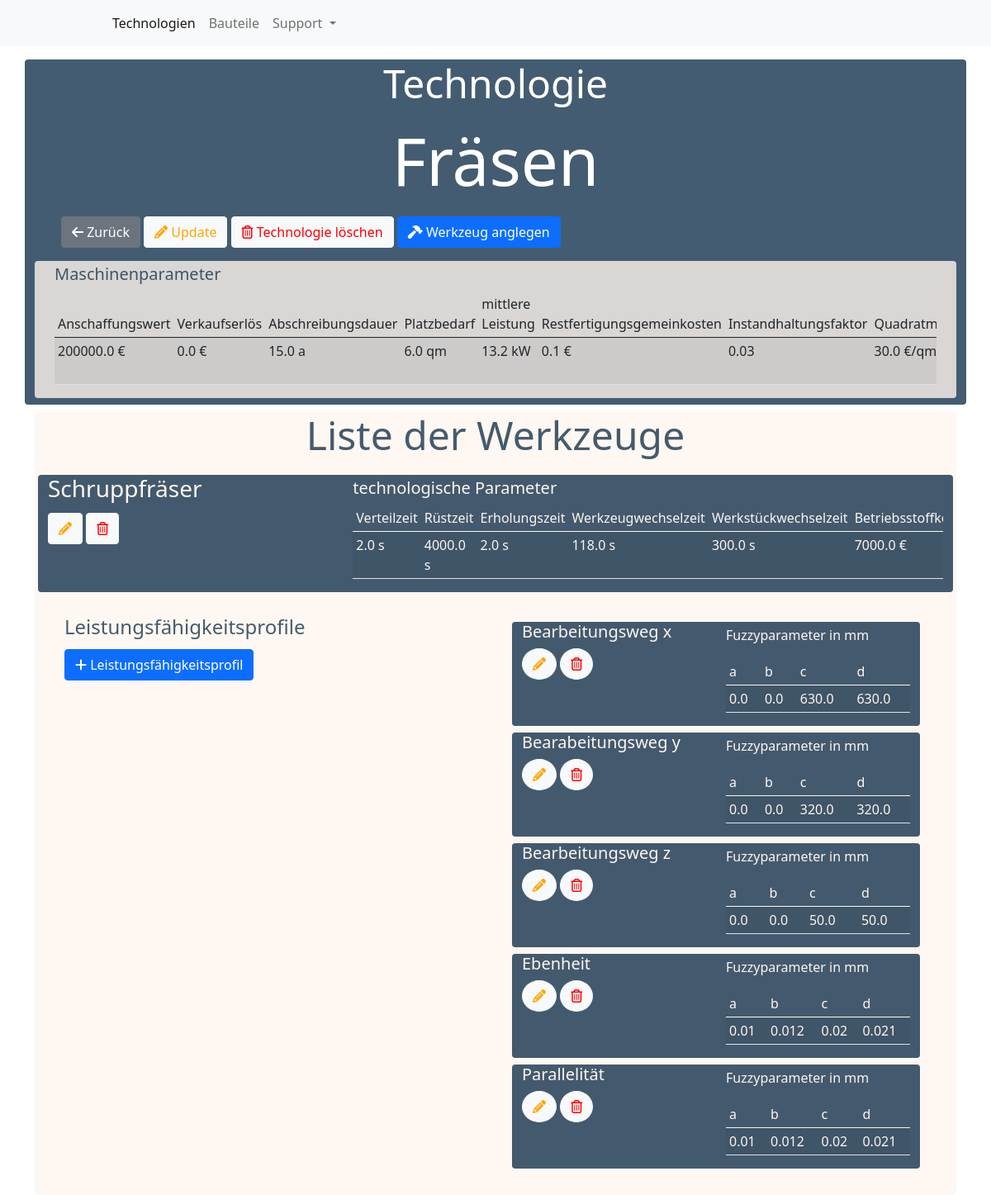
Screenshot of /technology/3/ with the database file from the repository.
### main/models.py (models this page shows, shortened)
class Technology(models.Model):
    name = models.CharField(max_length=255)
    restfertigungsgemeinkosten = FloatField()
    anschaffungswert = FloatField()
    verkaufserlös = FloatField()
    abschreibungsdauer = FloatField()
    platzbedarf = FloatField()
    mittlere_leistung = FloatField()
    instandhaltungsfaktor = FloatField()
    quadratmeterpreis = FloatField()
    strompreis = FloatField()
    zinsatz = FloatField()
    stundenlohn = FloatField()
    fertigungsmittelanzahl = FloatField()
    bediehnverhaeltnis = FloatField()

class Tool(models.Model):
    name = CharField(max_length=255)
    technology = ForeignKey(Technology, on_delete=models.CASCADE)
    verteilzeit = FloatField()
    ruestzeit = FloatField()
    erholungszeit = FloatField()
    werkzeugwechselzeit = FloatField()
    werkstueckwechselzeit = FloatField()
    betriebsstoffkosten = FloatField()
    werkzeugpreis = FloatField()

class ToolAttribute(models.Model):
    name = CharField(max_length=255)
    tool = ForeignKey(Tool, on_delete=models.CASCADE)
    a = FloatField()
    b = FloatField()
    c = FloatField()
    d = FloatField()
    einheit = CharField(max_length=255, null=True)

### main/views.py (the view)
# urls.py: path('technology/<int:pk>/', views.TechnologyDetail.as_view(),
class TechnologyDetail(DetailView):
    model = Technology
    template_name = 'main/technology/detail.html'
    def get_context_data(self, **kwargs: Any) -> Dict[str, Any]:
        context = super().get_context_data(**kwargs)
        context['tools'] = Tool.objects.filter(
            technology_id=self.kwargs.get('pk'))
        return context

### main/templates/main/technology/detail.html (shortened to what this page needs)
{% extends "base.html" %}
{% block content %}
<div class="container mt-3">
  <div class="row">
    <div class="header mb-2">
      <p class="display-5 text-center">Technologie</p>
      <p class='display-1 text-center'>
        {{object.name}}
      </p>
      <ul>
        <a class="w-20 btn btn-secondary mt-1" href="{% url 'technology-list' %}"><i class="fas fa-arrow-left"></i>
          Zurück</a>
        <a class="w-20 btn btn-light mt-1" style="color: orange;" href="{% url 'technology-update' object.id %}"><i
            class="fas fa-pencil-alt"></i>
          Update</a>
        <a class="w-20 btn btn-light mt-1" style="color: red;" href="{% url 'technology-delete' object.id %}"><i
            class="far fa-trash-alt"></i>
          Technologie löschen</a>
        <a class="w-20 btn btn-primary mt-1" href="{% url 'tool-create' object.id %}"><i class="fas fa-hammer"></i>
          Werkzeug anglegen</a>
      </ul>
      <div class="container mb-2" style="background-color:rgb(255, 245, 238, 0.8) ;border-radius: 4px;
          color: rgba(21, 52, 78, 0.8);">
        <h5 class="pt-1">
          Maschinenparameter
        </h5>
        <div class="table-responsive">
          <table class="table table-striped table-hover table-sm">
            <thead>
              <tr>
                <td scope="col">Anschaffungswert</td>
                <td scope="col">Verkaufserlös</td>
                <td scope="col">Abschreibungsdauer</td>
                <td scope="col">Platzbedarf</td>
                <td scope="col">mittlere Leistung</td>
                <td scope="col">Restfertigungsgemeinkosten</td>
                <td scope="col">Instandhaltungsfaktor</td>
                <td scope="col">Quadratmeterpreis</td>
              </tr>
            </thead>
            <tbody>
              <td>{{object.anschaffungswert}} €</td>
              <td>{{object.verkaufserlös}} €</td>
              <td>{{object.abschreibungsdauer}} a</td>
              <td>{{object.platzbedarf}} qm</td>
              <td>{{object.mittlere_leistung}} kW</td>
              <td>{{object.restfertigungsgemeinkosten}} €</td>
              <td>{{object.instandhaltungsfaktor}}</td>
              <td>{{object.quadratmeterpreis}} €/qm</td>
            </tbody>
          </table>
        </div>
      </div>
    </div>
  </div>
  <div class="container" style="background-color:rgb(255, 245, 238, 0.8) ;border-radius: 4px;
  color: rgba(21, 52, 78, 0.8);">
    <div class="row">
      <div class="col">
        <p class="display-5 text-center">
          Liste der Werkzeuge
        </p>
      </div>
    </div>
    {% for tool in tools %}
    <div class="row p-1">
      <div class="col d-flex flex-column " style="background-color: rgba(21, 52, 78, 0.8);border-radius: 4px;">
        <div class="row">
          <div class="col-sm">
            <div class="row-sm">
              <h3 style="color: seashell;">
                {{tool.name}}
              </h3>
            </div>
            <div class="row-sm">
              <a class="w-20 btn btn-light mt-1" style="color: orange;" href="{% url 'tool-update' tool.id %}"><i
                  class="fas fa-pencil-alt"></i>
              </a>
              <a class="w-20 btn btn-light mt-1" style="color: red;"
                href="{% url 'tool-delete' pk=tool.id technology_id=object.id %}"><i class="far fa-trash-alt"></i>
              </a>
            </div>
          </div>
          <div class="col-sm-8">
            <h5 class="pt-1" style="color: seashell;">
              technologische Parameter
            </h5>
            <div class="table-responsive">
              <table class="table table-striped table-hover table-sm" style="color: seashell;">
                <thead>
                  <tr>
                    <td scope="col">Verteilzeit</td>
                    <td scope="col">Rüstzeit</td>
                    <td scope="col">Erholungszeit</td>
                    <td scope="col">Werkzeugwechselzeit</td>
                    <td scope="col">Werkstückwechselzeit</td>
                    <td scope="col">Betriebsstoffkosten</td>
                  </tr>
                </thead>
                <tbody>
                  <td style="color: seashell;">{{tool.verteilzeit}} s</td>
                  <td style="color: seashell;">{{tool.ruestzeit}} s</td>
                  <td style="color: seashell;">{{tool.erholungszeit}} s</td>
                  <td style="color: seashell;">{{tool.werkzeugwechselzeit}} s</td>
                  <td style="color: seashell;">{{tool.werkstueckwechselzeit}} s</td>
                  <td style="color: seashell;">{{tool.betriebsstoffkosten}} €</td>
                </tbody>
              </table>
            </div>
          </div>
        </div>
      </div>
    </div>
    <div class="row p-4">
      <div class="col-sm">
        <div class="row">
          <h4>
            Leistungsfähigkeitsprofile
          </h4>
        </div>
        <div class="row-sm">
          <a class="w-20 btn btn-primary mt-1" href="{% url 'attr-create' tool.id %}"><i class="fas fa-plus">
            </i> Leistungsfähigkeitsprofil</a>
        </div>
      </div>
      <div class="col-sm">
        {% for attr in tool.toolattribute_set.all %}
        <div class="row m-2" style="background-color: rgba(21, 52, 78, 0.8);border-radius: 4px;">
          <div class="col-sm" style="color: seashell;">
            <h5>
              {{attr.name}}
            </h5>
            <a class="btn btn-light rounded-circle change" style="color: orange;"
              href="{% url 'attr-update' pk=attr.id %}"><i class="fas fa-pencil-alt"></i></a>
            <a class="btn btn-light rounded-circle delete" style="color: red;"
              href="{% url 'attr-delete' pk=attr.id technology_id=object.id %}"><i class="far fa-trash-alt"></i>
            </a>
          </div>
          <div class="col-sm">
            <div class="table-responsive">
              <table class="table table-striped table-hover table-sm" style="color: seashell;">
                <thead>
                  <p class="pt-1" style="color: seashell;">
                    Fuzzyparameter in {{attr.einheit}}
                  </p>
                  <tr>
                    <td scope="col">a</td>
                    <td scope="col">b</td>
                    <td scope="col">c</td>
                    <td scope="col">d</td>
                  </tr>
                </thead>
                <tbody>
                  <td style="color: seashell;">{{attr.a}}</td>
                  <td style="color: seashell;">{{attr.b}}</td>
                  <td style="color: seashell;">{{attr.c}}</td>
                  <td style="color: seashell;">{{attr.d}}</td>
                </tbody>
              </table>
            </div>
          </div>
        </div>
        {% endfor %}
      </div>
    </div>
    {% endfor %}
  </div>
</div>
{% endblock %}

### main/static/main/main.css (style rules this page uses)
.header { background-color: rgba(21, 52, 78, 0.8); border-radius: 4px; color: rgb(255, 255, 255); }

### main/templates/base.html (style rules this page uses)
body { background: url("/static/main/Bild0.png") no-repeat center center fixed; -webkit-background-size: cover; -moz-background-size: cover; -o-background-size: cover; background-size: cover; min-height: 100%; }

### rows the page displays
Technology: name "Fräsen", anschaffungswert "200000.0", verkaufserlös "0.0", abschreibungsdauer "15.0", platzbedarf "6.0", mittlere_leistung "13.2", restfertigungsgemeinkosten "0.1", instandhaltungsfaktor "0.03", quadratmeterpreis "30.0"
Tool: name "Schruppfräser", verteilzeit "2.0", ruestzeit "4000.0", erholungszeit "2.0", werkzeugwechselzeit "118.0", werkstueckwechselzeit "300.0", betriebsstoffkosten "7000.0"
ToolAttribute: name "Bearbeitungsweg x", einheit "mm", a "0.0", b "0.0", c "630.0", d "630.0"
ToolAttribute: name "Bearabeitungsweg y", einheit "mm", a "0.0", b "0.0", c "320.0", d "320.0"
ToolAttribute: name "Bearbeitungsweg z", einheit "mm", a "0.0", b "0.0", c "50.0", d "50.0"
ToolAttribute: name "Ebenheit", einheit "mm", a "0.01", b "0.012", c "0.02", d "0.021"
ToolAttribute: name "Parallelität", einheit "mm", a "0.01", b "0.012", c "0.02", d "0.021"
